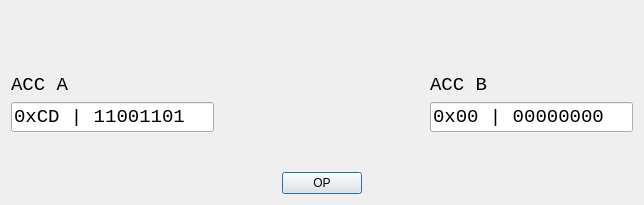
<?xml version="1.0" encoding="UTF-8"?>
<ui version="4.0">
 <class>Dialog</class>
 <widget class="QDialog" name="Dialog">
  <property name="geometry">
   <rect>
    <x>0</x>
    <y>0</y>
    <width>644</width>
    <height>205</height>
   </rect>
  </property>
  <property name="windowTitle">
   <string>Prueba Simulador UAMicro I</string>
  </property>
  <layout class="QHBoxLayout" name="horizontalLayout_2">
   <item>
    <layout class="QVBoxLayout" name="verticalLayout">
     <item>
      <spacer name="verticalSpacer">
       <property name="orientation">
        <enum>Qt::Vertical</enum>
       </property>
       <property name="sizeHint" stdset="0">
        <size>
         <width>20</width>
         <height>40</height>
        </size>
       </property>
      </spacer>
     </item>
     <item>
      <widget class="QLabel" name="label">
       <property name="font">
        <font>
         <family>Monospace</family>
         <pointsize>14</pointsize>
        </font>
       </property>
       <property name="text">
        <string>ACC A</string>
       </property>
      </widget>
     </item>
     <item>
      <widget class="QLineEdit" name="AccALineEdit">
       <property name="font">
        <font>
         <family>Monospace</family>
         <pointsize>14</pointsize>
        </font>
       </property>
       <property name="text">
        <string>0xCD | 11001101</string>
       </property>
       <property name="readOnly">
        <bool>true</bool>
       </property>
      </widget>
     </item>
     <item>
      <spacer name="verticalSpacer_2">
       <property name="orientation">
        <enum>Qt::Vertical</enum>
       </property>
       <property name="sizeHint" stdset="0">
        <size>
         <width>20</width>
         <height>40</height>
        </size>
       </property>
      </spacer>
     </item>
    </layout>
   </item>
   <item>
    <layout class="QVBoxLayout" name="verticalLayout_3">
     <item>
      <spacer name="verticalSpacer_5">
       <property name="orientation">
        <enum>Qt::Vertical</enum>
       </property>
       <property name="sizeHint" stdset="0">
        <size>
         <width>20</width>
         <height>40</height>
        </size>
       </property>
      </spacer>
     </item>
     <item>
      <layout class="QHBoxLayout" name="horizontalLayout">
       <item>
        <spacer name="horizontalSpacer_2">
         <property name="orientation">
          <enum>Qt::Horizontal</enum>
         </property>
         <property name="sizeHint" stdset="0">
          <size>
           <width>40</width>
           <height>20</height>
          </size>
         </property>
        </spacer>
       </item>
       <item>
        <widget class="QPushButton" name="opPushButton">
         <property name="text">
          <string>OP</string>
         </property>
        </widget>
       </item>
       <item>
        <spacer name="horizontalSpacer_3">
         <property name="orientation">
          <enum>Qt::Horizontal</enum>
         </property>
         <property name="sizeHint" stdset="0">
          <size>
           <width>40</width>
           <height>20</height>
          </size>
         </property>
        </spacer>
       </item>
      </layout>
     </item>
    </layout>
   </item>
   <item>
    <layout class="QVBoxLayout" name="verticalLayout_2">
     <item>
      <spacer name="verticalSpacer_3">
       <property name="orientation">
        <enum>Qt::Vertical</enum>
       </property>
       <property name="sizeHint" stdset="0">
        <size>
         <width>20</width>
         <height>40</height>
        </size>
       </property>
      </spacer>
     </item>
     <item>
      <widget class="QLabel" name="label_2">
       <property name="font">
        <font>
         <family>Monospace</family>
         <pointsize>14</pointsize>
        </font>
       </property>
       <property name="text">
        <string>ACC B</string>
       </property>
      </widget>
     </item>
     <item>
      <widget class="QLineEdit" name="AccBLineEdit">
       <property name="font">
        <font>
         <family>Monospace</family>
         <pointsize>14</pointsize>
        </font>
       </property>
       <property name="text">
        <string>0x00 | 00000000</string>
       </property>
       <property name="readOnly">
        <bool>true</bool>
       </property>
      </widget>
     </item>
     <item>
      <spacer name="verticalSpacer_4">
       <property name="orientation">
        <enum>Qt::Vertical</enum>
       </property>
       <property name="sizeHint" stdset="0">
        <size>
         <width>20</width>
         <height>40</height>
        </size>
       </property>
      </spacer>
     </item>
    </layout>
   </item>
  </layout>
 </widget>
 <resources/>
 <connections/>
</ui>
